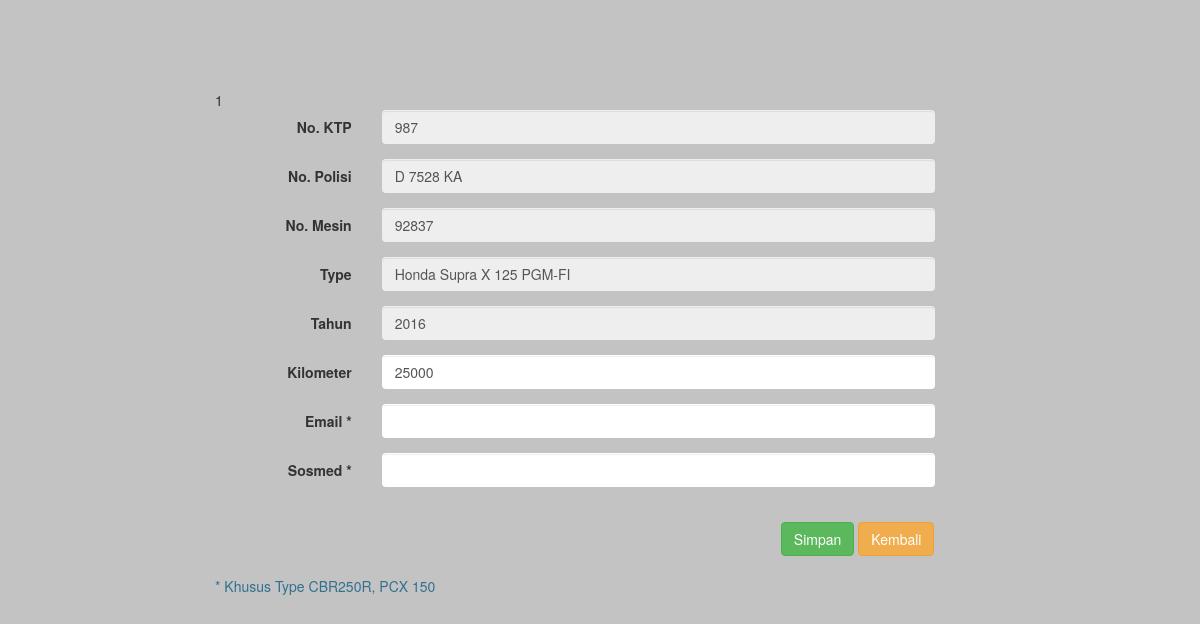
The page /fd/fdeditkendaraan.php?id=987 (signed in) on the database its author committed.
### tables this page shows
CREATE TABLE IF NOT EXISTS `kendaraan` (
  `no_ktp` int(30) NOT NULL,
  `no_polisi` varchar(10) NOT NULL,
  `no_mesin` varchar(20) NOT NULL,
  `type` varchar(50) NOT NULL,
  `tahun` int(4) NOT NULL,
  `kilometer` int(10) NOT NULL,
  `email` text NOT NULL,
  `sosmed` text NOT NULL,
  PRIMARY KEY (`no_polisi`)
);

### controllers.php (called while the page is built, shortened)
<?php
class session{
	function check(){
		return isset($_SESSION['username']);
	}
}
$session = new session;
 ?>

### fd/fdeditkendaraan.php (the view, shortened to what this page needs)
<!DOCTYPE html>
<html>
<head>
</head>
<body>
    <link href="../assets/css/bootstrap.min.css" rel="stylesheet">
    <link href="../assets/css/scrolling-nav.css" rel="stylesheet">
    <link href="../assets/css/font.css" rel="stylesheet">
<br><br>
<body style="background-color: #88888880;">
<div class=" col-md-offset-2 col-md-10" style="margin-top: 50px;">
<form class="form-horizontal" role="form" method="POST" action="editkendaraan.php">
<?php
include '../controllers.php';
    echo $session->check();
  $id = $_GET['id'];
  $query = mysql_query("SELECT * FROM kendaraan WHERE no_ktp='$id'");
  $data = mysql_fetch_array($query);
?>
<div class="form-group">
    <label for="inputEmail3" class="col-md-2 control-label">No. KTP</label>
    <div class="col-md-7">
      <input type="text" class="form-control" id="no_ktp" name="no_ktp" value="<?php echo $data['no_ktp'];?>" readOnly>
    </div>
  </div>
<div class="form-group">
    <label for="inputEmail3" class="col-md-2 control-label">No. Polisi</label>
    <div class="col-md-7">
      <input type="text" class="form-control" id="no_polisi" name="no_polisi" value="<?php echo $data['no_polisi'];?>" readOnly>
    </div>
  </div>
  <div class="form-group">
    <label for="inputEmail3" class="col-md-2 control-label">No. Mesin</label>
    <div class="col-md-7">
      <input type="text" class="form-control" id="no_mesin" name="no_mesin" value="<?php echo $data['no_mesin'];?>" readOnly>
    </div>
  </div>
  <div class="form-group">
    <label for="inputEmail3" class="col-md-2 control-label">Type</label>
    <div class="col-md-7">
      <input type="text" class="form-control" id="type" name="type" value="<?php echo $data['type'];?>" readOnly>
    </div>
  </div>
  <div class="form-group">
    <label for="inputEmail3" class="col-md-2 control-label">Tahun</label>
    <div class="col-md-7">
      <input type="text" class="form-control" id="tahun" name="tahun" value="<?php echo $data['tahun'];?>" readOnly>
    </div>
  </div>
  <div class="form-group">
    <label for="inputEmail3" class="col-md-2 control-label">Kilometer</label>
    <div class="col-md-7">
      <input type="text" class="form-control" id="kilometer" name="kilometer" value="<?php echo $data['kilometer'];?>">
    </div>
  </div>
  <div class="form-group">
    <label for="inputEmail3" class="col-md-2 control-label">Email *</label>
    <div class="col-md-7">
      <input type="email" class="form-control" id="email" name="email" value="<?php echo $data['email'];?>">
    </div>
  </div>
  <div class="form-group">
    <label for="inputEmail3" class="col-md-2 control-label">Sosmed *</label>
    <div class="col-md-7">
      <input type="text" class="form-control" id="sosmed" name="sosmed" value="<?php echo $data['sosmed'];?>">
    </div>
  </div>
<br>
<div class="col-md-offset-7">
<button type="submit" name="simpan" class="btn btn-success">Simpan</button>
<?php echo "<a href='fddetailpelanggan.php?id=".$data['no_ktp']."' class='btn btn-warning'>Kembali</a>";?>
</div>
</form>
<br>
<p class="text-info">* Khusus Type CBR250R, PCX 150</p>
</html>

### assets/css/scrolling-nav.css (style rules this page uses)
body { width: 100%; height: 100%; }
html { width: 100%; height: 100%; }

### rows shown on the page
kendaraan: no_ktp "987", no_polisi "D 7528 KA", no_mesin "92837", type "Honda Supra X 125 PGM-FI", tahun "2016", kilometer "25000"

### other values the page prints
$session->check() "1"
